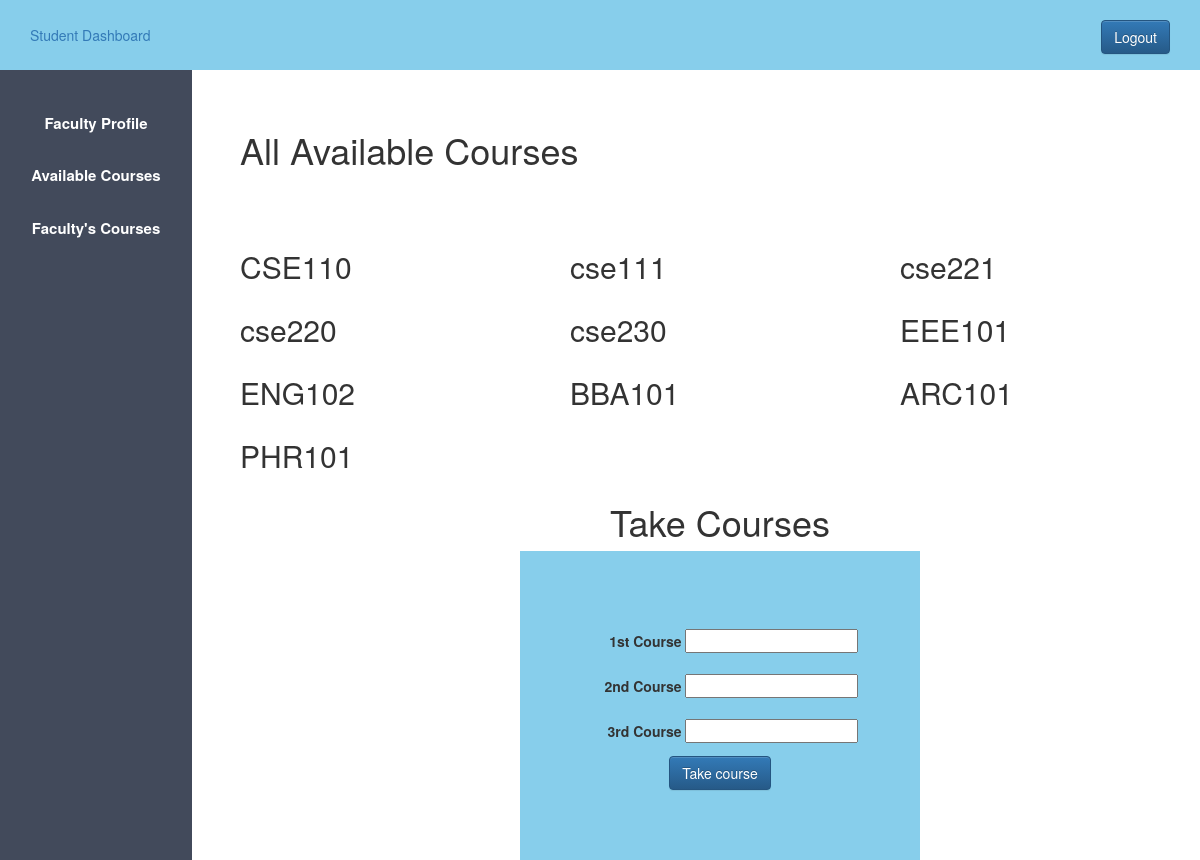
The page /faculty_course.php (signed in) on the database its author committed.
### tables this page shows
CREATE TABLE `course` (
  `c_id` int(11) NOT NULL,
  `c_title` varchar(50) DEFAULT NULL,
  `c_prereq` varchar(50) DEFAULT NULL,
  `c_credit` int(11) DEFAULT NULL,
  `c_sec` int(11) DEFAULT NULL,
  `c_ass` int(11) DEFAULT NULL,
  `exm_no` int(11) NOT NULL
);

### src/faculty_course.php (the view, shortened to what this page needs)
<?php
    $host="localhost";
    $user="root";
    $password="";
    $db="370project";
    $data=mysqli_connect($host,$user,$password,$db);
    $sql = "SELECT * FROM course";
    $result = mysqli_query($data,$sql);
?>
<!DOCTYPE html>
<html>
<head>
<?php
include "admin_css.php"
?>
</head>
<body>
	<?php
    include "faculty_sidebar.php"
    ?>
	<div class="content">
		<h1>All Available Courses</h1>
	</div>
    <div class="content">
		<div class="row">
            <?php
            while ($info = $result->fetch_assoc()) {
            ?>
			<div class="col-md-4">
				<h2><?php echo "{$info['c_title']}" ?></h3>
			</div>
            <?php
            }
            ?>
		</div>
        <div>
            <center>
            <h1>Take Courses</h1>
            <div class="div_deg">
                <form action="#" method="POST">
                    <div>
                        <label>1st Course</label>
                        <input type="text" name="course1" >
                    </div>
                    <div>
                        <label>2nd Course</label>
                        <input type="text" name="course2" >
                    </div>
                    <div>
                        <label>3rd Course</label>
                        <input type="text" name="course3" >
                    </div>
                    <div>
                        <input type="submit" class="btn btn-primary" name="faculty_add_course" value="Take course" >
                    </div>
                </form>
            </div>
            </center>
        </div>
	</div>
</body>
</html>

### src/admin.css (style rules this page uses)
* { margin: 0px; padding: 0px; }
.content { margin-left: 20%; margin-top: 5%; }

### src/faculty_course.php (style rules this page uses)
label { display: inline-block; text-align: right; width: 100px; padding-top: 10px; padding-bottom: 10px; }
.div_deg { background-color: skyblue; width: 400px; padding-top: 70px; padding-bottom: 70px; }

### rows shown on the page
course: c_title "CSE110"
course: c_title "cse111"
course: c_title "cse221"
course: c_title "cse220"
course: c_title "cse230"
course: c_title "EEE101"
course: c_title "ENG102"
course: c_title "BBA101"
course: c_title "ARC101"
course: c_title "PHR101"
